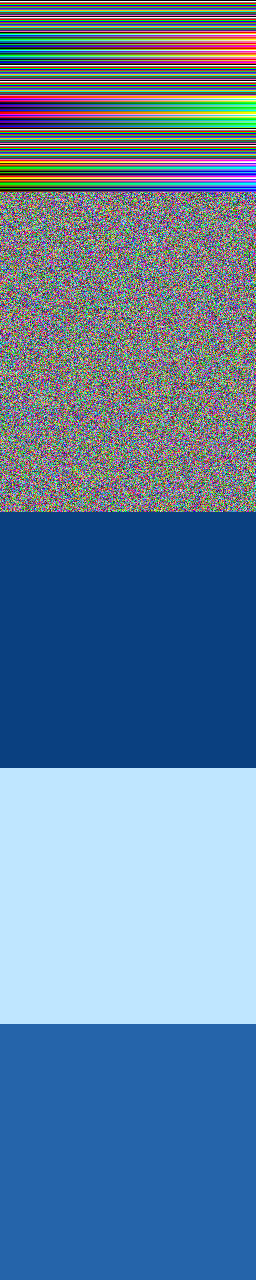
#> input picture specs/behavior/blending/data/inputs2/combo_base.png, 256 x 1280 px, found by its file name
$ python check_opacity_model.py ../../specs/behavior/blending/data/inputs2/combo_base.png ../../specs/behavior/blending/data/inputs2/combo_top.png
#> lines starting #> are read from the running program, lines starting #| are printed output that depends on the picture
#!/usr/bin/env python3
"""Check the layer-opacity model (spec L-003) against observed CSP exports.

usage: check_opacity_model.py INPUT_DIR OBS_DIR
  INPUT_DIR: combo_base.png, combo_top.png (make_blend_inputs2.py)
  OBS_DIR:   combo_<mode>_op<NN>.png (blend_export_runs.sh)

Model (CSP 1.13.2, observed 2026-11-13):
  o8  = floor(opacity% * 255 / 100)                 layer opacity to 8 bit
  ae8 = (a * (o8 + 1)) >> 8                         combined with per-pixel alpha a (8 bit)
  a15 = (ae8 * 32768 + 127) // 255                  to 15 bit (as in L-002)
  out = (b * (32768 - a15) + B(b, s) * a15 + 16384) >> 15
  Glow modes (Add (Glow), Glow dodge) premultiply the source with a15 instead (L-002).
"""
import sys, glob, os, re
import numpy as np
from PIL import Image

inp, obs = sys.argv[1], sys.argv[2]
B = np.asarray(Image.open(f"{inp}/combo_base.png").convert("RGB")).astype(np.int64)
TA = np.asarray(Image.open(f"{inp}/combo_top.png")).astype(np.int64)
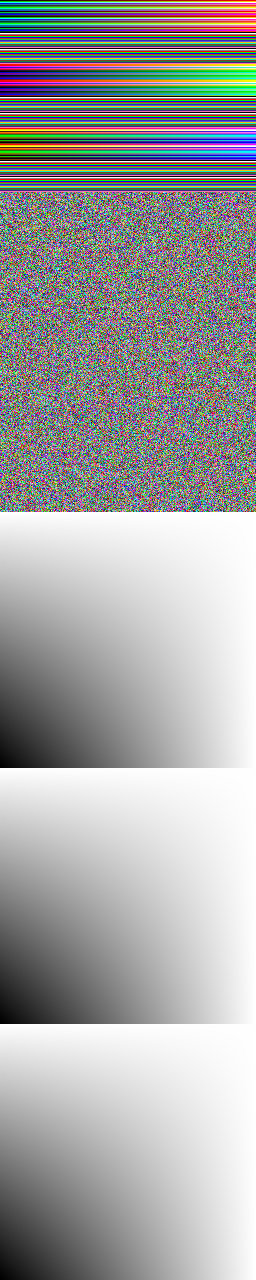
#> input picture specs/behavior/blending/data/inputs2/combo_top.png, 256 x 1280 px, found by its file name
S, A = TA[..., :3], TA[..., 3:4]
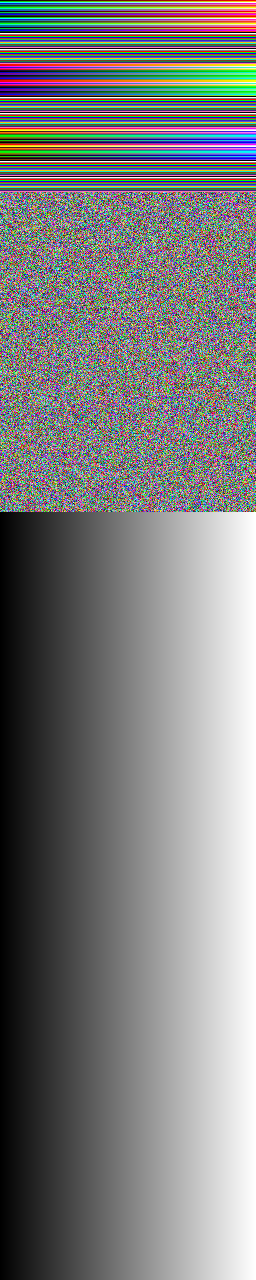
#> S: shape (1280, 256, 3) int64; mean R, G, B 125.3, 125.6, 125
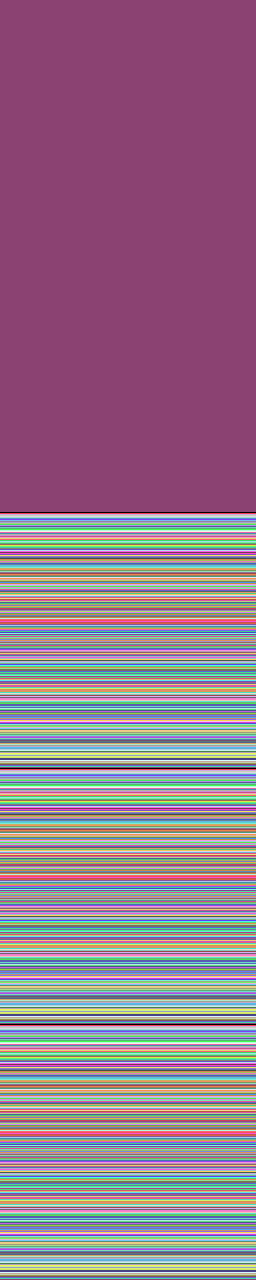
#> A: shape (1280, 256, 1) int64; 256 distinct labels, from 0 to 255; one colour per label, 0 black
Q = 32768

BLEND = {
    "normal": lambda b, s: s,
    "multiply": lambda b, s: (b * s + 127) // 255,
    "screen": lambda b, s: b + s - (b * s + 127) // 255,
    "add": lambda b, s: np.minimum(255, b + s),
}

def model(mode, op):
    o8 = op * 255 // 100
    ae8 = (A * (o8 + 1)) >> 8
    a15 = (ae8 * Q + 127) // 255
    if mode == "add_glow":
        return np.minimum(255, B + ((S * a15 + Q // 2) >> 15))
    return (B * (Q - a15) + BLEND[mode](B, S) * a15 + Q // 2) >> 15

for f in sorted(glob.glob(f"{obs}/combo_*_op*.png")):
    m = re.match(r"combo_(.+)_op(\d+)\.png", os.path.basename(f))
    mode, op = m.group(1), int(m.group(2))
    if mode not in BLEND and mode != "add_glow":
        continue
    O = np.asarray(Image.open(f).convert("RGB")).astype(np.int64)
    E = model(mode, op)
    if O.shape[0] == 960:  # stored crop: rows 0-191 + 512-1279 (specs data/observed2)
        E = np.concatenate([E[:192], E[512:]], axis=0)
        rows = {"opaque sweep rows 0-191": slice(0, 192), "alpha rows 512-1279": slice(192, None)}
    else:
        rows = {"opaque rows 0-511": slice(0, 512), "alpha rows 512-1279": slice(512, None)}
    d = O - E
    print(f"{mode:9s} op{op:3d}  " + "  ".join(
        f"{k}: {np.mean(d[v] == 0) * 100:7.3f}%/max {abs(d[v]).max()}" for k, v in rows.items()))
